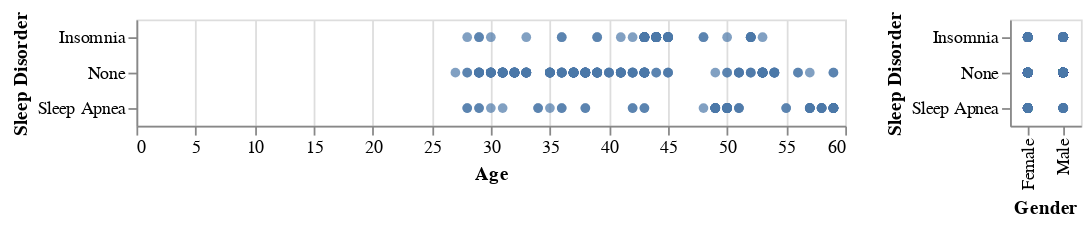

The code cell stored with this chart in its notebook:
### Code cell
c1 = alt.Chart(data).mark_circle().encode(
    x = "Age",
    y = "Sleep Disorder",
)

c2 = alt.Chart(data).mark_circle().encode(
    x = "Gender",
    y = "Sleep Disorder",
)

c1|c2

### Figure 1 — Vega-Lite specification as saved in the notebook (floating-point values rounded to 4 significant figures; data arrays with more than 128 entries replaced by an {"elided": "..."} marker saying what was removed)
{"config": {"view": {"continuousWidth": 400, "continuousHeight": 300}}, "hconcat": [{"mark": "circle", "encoding": {"x": {"field": "Age", "type": "quantitative"}, "y": {"field": "Sleep Disorder", "type": "nominal"}}}, {"mark": "circle", "encoding": {"x": {"field": "Gender", "type": "nominal"}, "y": {"field": "Sleep Disorder", "type": "nominal"}}}], "data": {"name": "data-0a8151ac912dbc8299ee2d748a0b855a"}, "$schema": "https://vega.github.io/schema/vega-lite/v4.17.0.json", "datasets": {"data-0a8151ac912dbc8299ee2d748a0b855a": {"elided": "374 records"}}}
